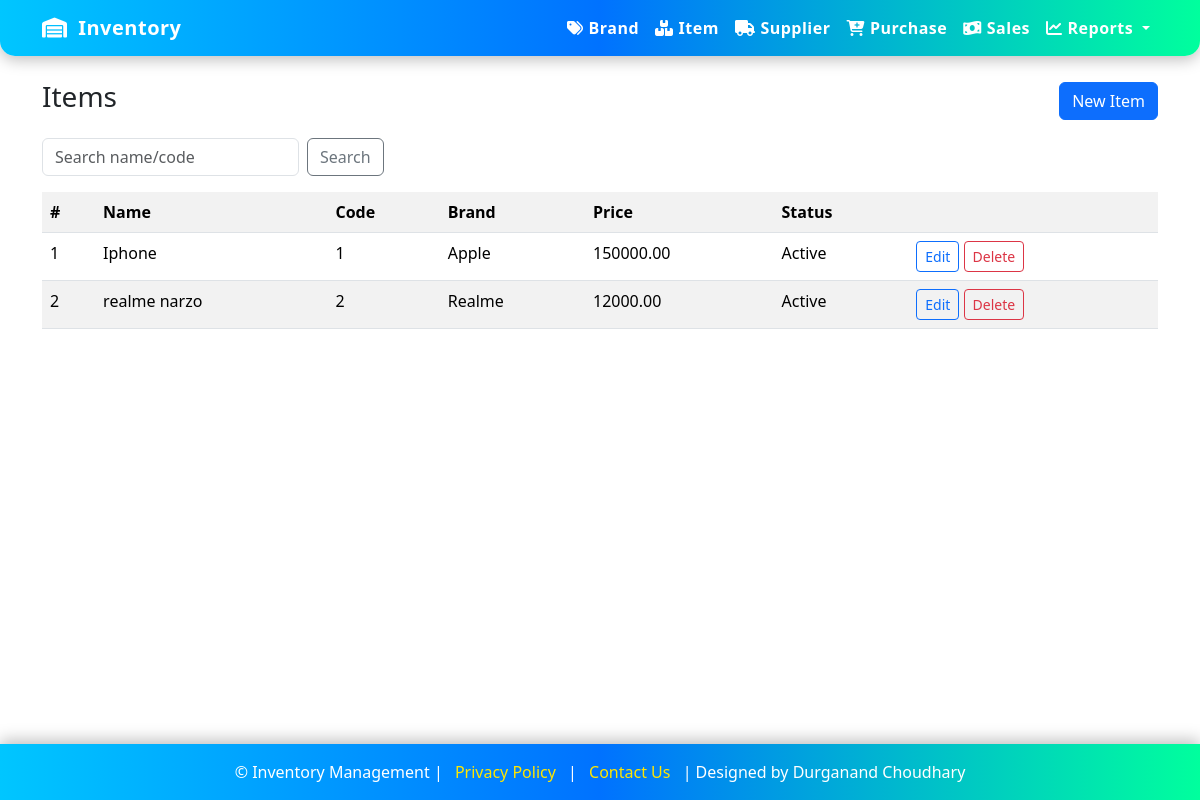
The app's page /items/ with its own data.
### inventory/models.py (models this page shows, shortened)
class Item(models.Model):  # item_mstr 2
    item_name = models.CharField(max_length=150)
    item_code = models.CharField(max_length=50, unique=True)
    price = models.DecimalField(max_digits=12, decimal_places=2, default=0)  # default selling price
    brand = models.ForeignKey(Brand, on_delete=models.SET_NULL, null=True, blank=True)
    status = models.BooleanField(default=True)
    datetime = models.DateTimeField(default=timezone.now)
    class Meta:
        unique_together = ('item_name', 'brand')

class Brand(models.Model):  # brand_mstr 1
    brand_name = models.CharField(max_length=100, unique=True)
    status = models.BooleanField(default=True)
    datetime = models.DateTimeField(default=timezone.now)
    def __str__(self):
        return self.brand_name

### inventory/views.py (the view)
# urls.py: path('items/', views.item_list, name='item_list'),
def item_list(request):
    q = request.GET.get('q','')
    items = Item.objects.select_related('brand').order_by('item_name')
    if q:
        items = items.filter(Q(item_name__icontains=q)|Q(item_code__icontains=q))
    return render(request, 'inventory/item_list.html', {'items': items, 'q': q})

### inventory/templates/inventory/item_list.html
{% extends 'inventory/base.html' %}
{% block content %}
<div class="d-flex justify-content-between align-items-center mb-3">
  <h3>Items</h3>
  <a class="btn btn-primary" href="{% url 'item_create' %}">New Item</a>
</div>
<form class="row g-2 mb-3">
  <div class="col-auto"><input class="form-control" name="q" placeholder="Search name/code" value="{{ q }}"></div>
  <div class="col-auto"><button class="btn btn-outline-secondary">Search</button></div>
</form>
<table class="table table-striped">
  <tr><th>#</th><th>Name</th><th>Code</th><th>Brand</th><th>Price</th><th>Status</th><th></th></tr>
  {% for it in items %}
  <tr>
    <td>{{ forloop.counter }}</td>
    <td>{{ it.item_name }}</td>
    <td>{{ it.item_code }}</td>
    <td>{{ it.brand }}</td>
    <td>{{ it.price }}</td>
    <td>{{ it.status|yesno:"Active,Inactive" }}</td>
    <td>
      <a class="btn btn-sm btn-outline-primary" href="{% url 'item_update' it.pk %}">Edit</a>
      <a class="btn btn-sm btn-outline-danger" href="{% url 'item_delete' it.pk %}">Delete</a>
    </td>
  </tr>
  {% empty %}<tr><td colspan="7">No items.</td></tr>{% endfor %}
</table>
{% endblock %}

### inventory/templates/inventory/base.html (style rules this page uses)
html, body { height: 100%; }
body { display: flex; flex-direction: column; }

### records on screen
Item: item_name "Iphone", item_code "1", brand "Apple", price "150000.00", status "Active"
Item: item_name "realme narzo", item_code "2", brand "Realme", price "12000.00", status "Active"
